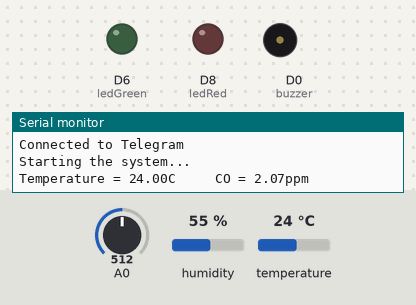
Simulated run of this sketch. Board: ESP8266 (NodeMCU). Parts: output pins drawn as LEDs (lit = HIGH), buzzer (waves = sounding, pin HIGH), the last lines printed to the serial monitor. Dashed ring = blinking. Inputs (shaded band) come from the test bench; at power-on: temperature 24 °C, A0 = 512, humidity 55 %.

Above: at 2.7 s.
2.8 s: temperature set to 43 °C
6.7 s: temperature set to 45 °C
At 9.21 s:
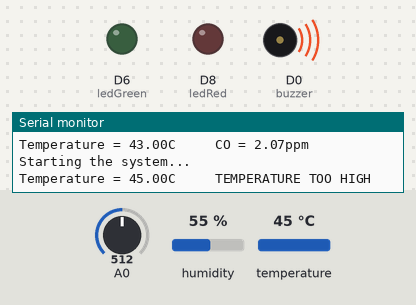
14.4 s: temperature set to 12 °C
At 15.84 s:
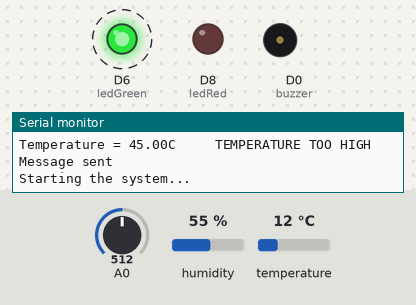
17.9 s: A0 set to 343
21.4 s: A0 set to 323
At 25.91 s:
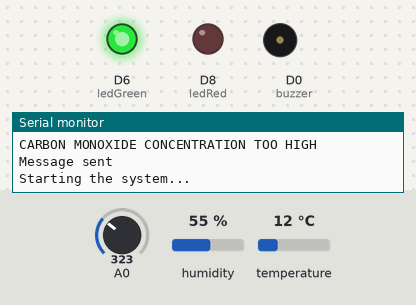
28.0 s: A0 set to 511
At 30.8 s:
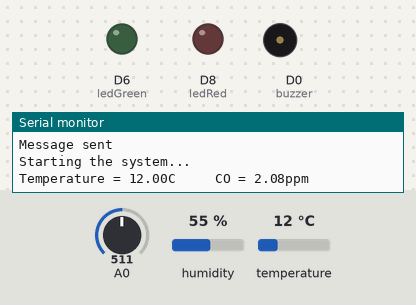
Timing chart, 0 to 32.3 s (numbered marks = the images above; inputs shaded):
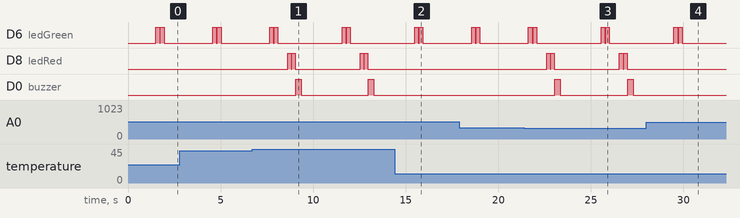

Measured:
- the behaviour switches between 44 and 45 °C on temperature (found by bisection; images 0 and 1)
- the behaviour switches between 330 and 329 on A0 (found by bisection; images 2 and 3)
- after the input at 6.7 s, D0 (buzzer): alternates HIGH for 0.30 s and LOW for 3.6 s, starting after 2.4 s
- after the input at 14.4 s, D8 (ledRed): stops changing and stays LOW; D0 (buzzer): stays LOW (without the input it goes to HIGH after 2.5 s)
- after the input at 21.4 s, D0 (buzzer): alternates HIGH for 0.30 s and LOW for 3.6 s, starting after 1.7 s
- after the input at 28.0 s, D8 (ledRed): stops changing and stays LOW; D0 (buzzer): stays LOW (without the input it goes to HIGH after 2.9 s)

The sketch:

fire_detection_project.ino
```cpp
#include "DHT.h"
#define DHTPIN D2
#define DHTTYPE DHT11
#include "CTBot.h"

CTBot myBot;

String ssid = "*****";
String pass = "*****";
String token = "**********";
const int id = 407617129;

int buzzer = D0;
int ledGreen = D6;
int ledRed = D8;

//mq7
float sensor_volt;
float RS_gas;
float ratio;
float sensorValue;
float b = -0.318;
float m = 1.133;
float R0 = 0.91;
double ppm_log;
double ppm;
const int gasD0 = D3;

//dht11
float t = 0;
DHT dht(DHTPIN, DHTTYPE);

void setup() {
  pinMode(gasD0, INPUT);
  pinMode(ledGreen, OUTPUT);
  pinMode(ledRed, OUTPUT);
  pinMode(buzzer, OUTPUT);
  Serial.begin(9600);
  dht.begin();

  Serial.println("Starting telegram bot");
  myBot.wifiConnect(ssid, pass);
  myBot.setTelegramToken(token);

  if(myBot.testConnection()) {
    Serial.println("Connected to Telegram");
    myBot.sendMessage(id, "Send /update for current temperature and CO concentration status");
  }
  else {
    Serial.println("Cannot connect to Telegram");
  }
}

void loop() {
  Serial.println("Starting the system...");
  digitalWrite(ledGreen, HIGH);
  delay(200);
  digitalWrite(ledGreen, LOW);
  delay(50);
  digitalWrite(ledGreen, HIGH);
  delay(200);
  digitalWrite(ledGreen, LOW);

  //Calculate temperature
  t = dht.readTemperature();
  delay(500);
  // Check if any reads failed and exit early (to try again).
  if(isnan(t)) {
    Serial.println(F("Failed to read from DHT sensor!"));
    return;
  }

  Serial.print("Temperature = ");
  Serial.print(t);
  Serial.print("C     ");

  //Calculate concentration carbon monoxide
  sensorValue = analogRead(A0);
  sensor_volt = ((float)sensorValue/1024)*5.0;
  RS_gas = (5.0-sensor_volt)/sensor_volt;
  ratio = RS_gas/R0;
  ppm_log = (log10(ratio)-b)/m;
  ppm = pow(10, ppm_log);


  if(t>44) {
    Serial.println("TEMPERATURE TOO HIGH");
    digitalWrite(ledRed, HIGH);
    delay(200);
    digitalWrite(ledRed, LOW);
    delay(20);
    digitalWrite(ledRed, HIGH);
    delay(200);
    digitalWrite(ledRed, LOW);
    delay(20);
    digitalWrite(buzzer, HIGH);
    delay(300);
    digitalWrite(buzzer, LOW);
    delay(100);

    //Send message to phone
    myBot.sendMessage(id, "DANGER! TEMPERATURE HIGH");
    Serial.println("Message sent");
  }

  else {
    Serial.print("CO = ");
    Serial.print(ppm);
    Serial.println("ppm");

    if(ppm>4) {
      Serial.println("CARBON MONOXIDE CONCENTRATION TOO HIGH");
      digitalWrite(ledRed, HIGH);
      delay(200);
      digitalWrite(ledRed, LOW);
      delay(20);
      digitalWrite(ledRed, HIGH);
      delay(200);
      digitalWrite(ledRed, LOW);
      delay(20);
      digitalWrite(buzzer, HIGH);
      delay(300);
      digitalWrite(buzzer, LOW);
      delay(100);

      //Send message to phone
      myBot.sendMessage(id, "DANGER! PPM HIGH");
      Serial.println("Message sent");
    }
  }
  delay(2000);

  String update = "Temperature: " + String(t) + "C\nCO Concentration = " + String(ppm) + "ppm";
  TBMessage msg;
  if(myBot.getNewMessage(msg)) {
    if(msg.text.equalsIgnoreCase("/update")) {
      myBot.sendMessage(id, update);
    }
  }

}
```
